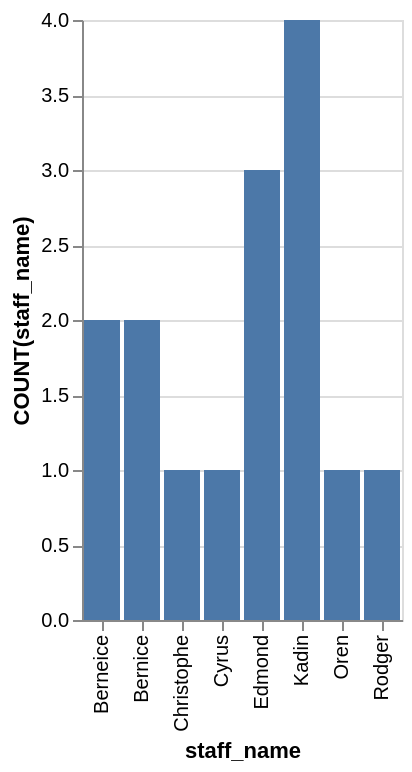

Vega-Lite specification for this chart:
### Vega-Lite specification from a JSON file in a GitHub repository (floating-point values rounded to 4 significant figures)
{"data": {"values": [{"x_data": "Berneice", "y_data": 2}, {"x_data": "Bernice", "y_data": 2}, {"x_data": "Christophe", "y_data": 1}, {"x_data": "Cyrus", "y_data": 1}, {"x_data": "Edmond", "y_data": 3}, {"x_data": "Kadin", "y_data": 4}, {"x_data": "Oren", "y_data": 1}, {"x_data": "Rodger", "y_data": 1}]}, "mark": "bar", "encoding": {"x": {"field": "x_data", "type": "nominal", "title": "staff_name", "sort": "ascending"}, "y": {"field": "y_data", "type": "quantitative", "title": "COUNT(staff_name)"}}}
